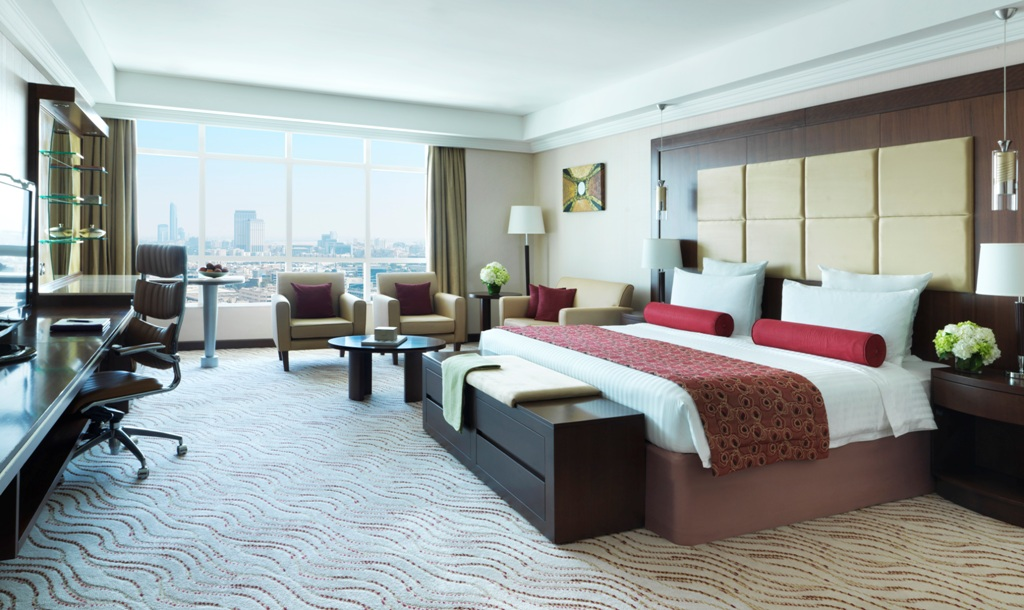
#> input picture dummy-image.jpg, 1024 x 610 px
$ python -i image_processing.py   (imports and definitions only)   (older library calls are emulated)
#> lines starting #> are read from the running program, lines starting #| are printed output that depends on the picture
import numpy as np
import cv2
from skimage.segmentation import watershed
from skimage import filters

from . import diagnostics as d

# [922 lines left out: functions soft_light, lighten_only, screen, dodge, addition, darken_only and 21 more, not called in this run]

def remove_grooves(image, mask=None):
    inpaint_mask = filters.sobel(image)
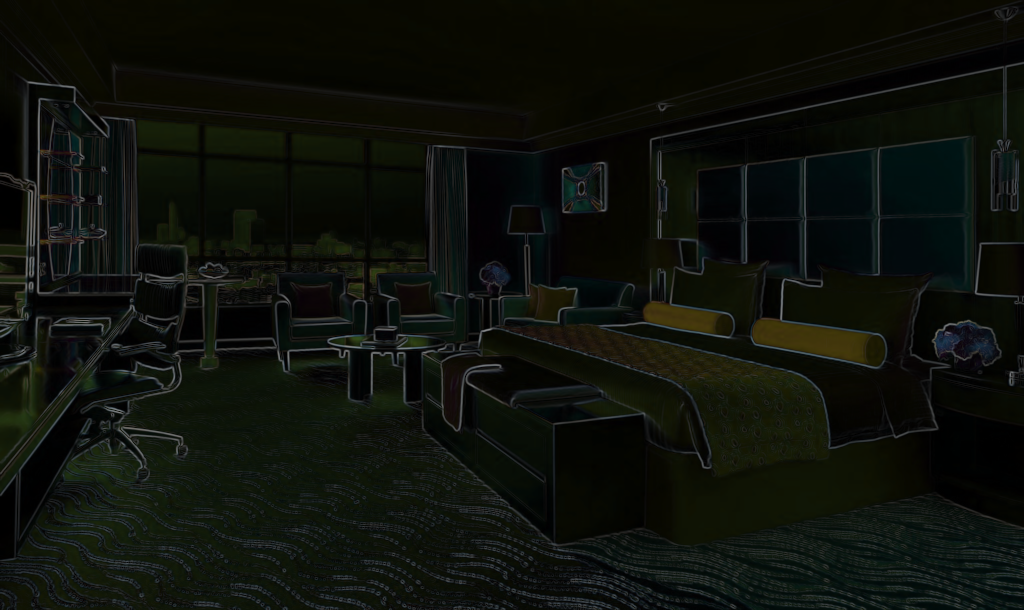
#> inpaint_mask: shape (610, 1024, 3) float64; mean R, G, B 0.0565, 0.0691, 0.0456

    inpaint_mask[inpaint_mask < 0.05] = 0.
    inpaint_mask[inpaint_mask > 0.] = 255.
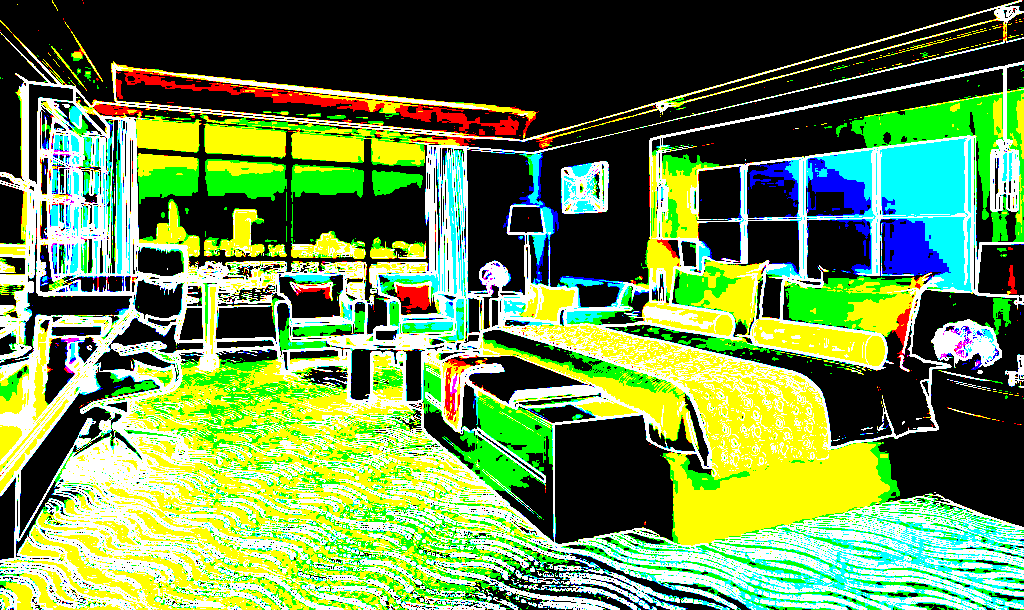
#> inpaint_mask: shape (610, 1024, 3) float64; mean R, G, B 103.7, 139, 76.5

    kernel = cv2.getStructuringElement(cv2.MORPH_ELLIPSE,(5,5))
    inpaint_mask = cv2.dilate(inpaint_mask, kernel, iterations = 1)
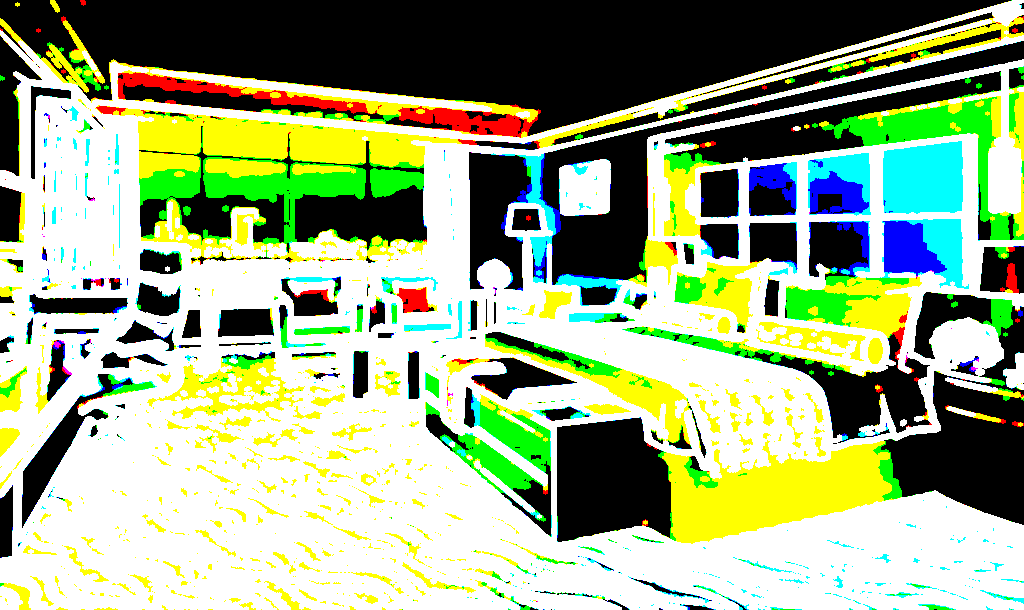
#> inpaint_mask: shape (610, 1024, 3) float64; mean R, G, B 152.5, 169.4, 131.3

    inpaint_mask = inpaint_mask.astype('uint8')
    if not mask is None:
        inpaint_mask &= mask.astype('uint8')

#> (the run stopped early here; a loop or call above may not have finished)
